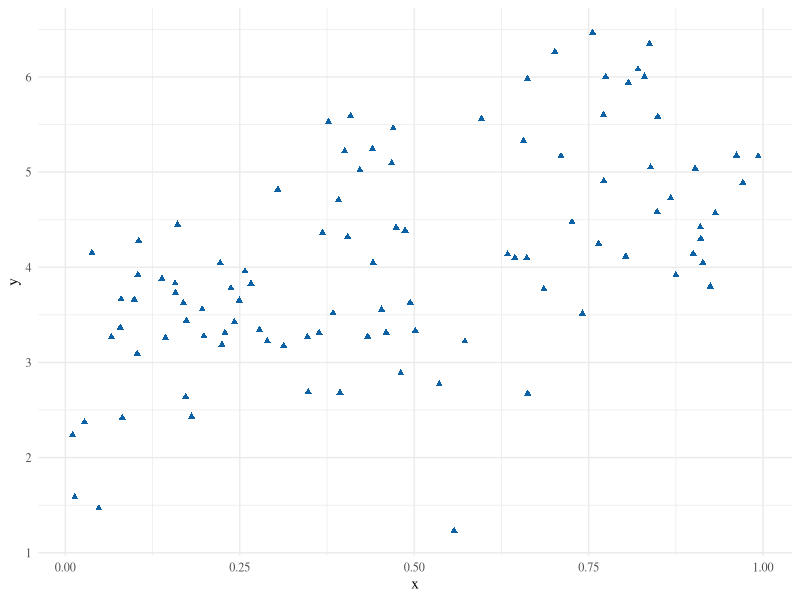
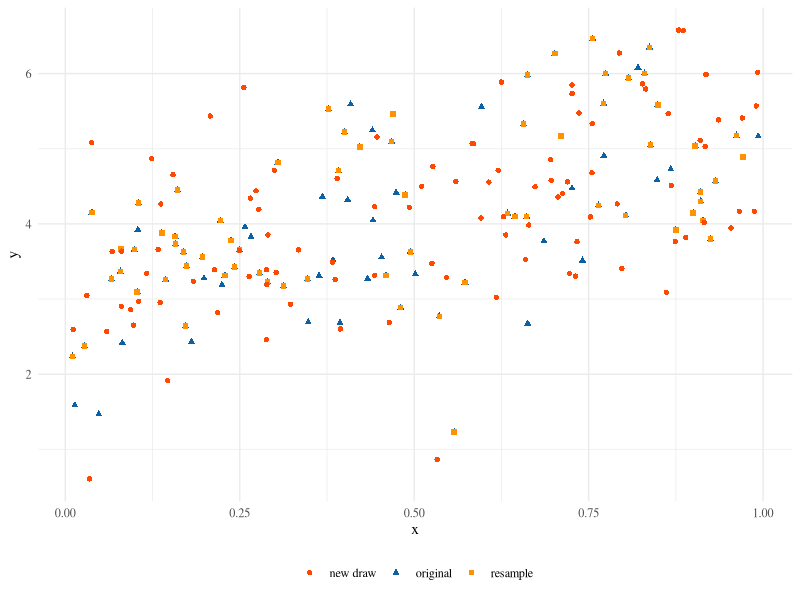
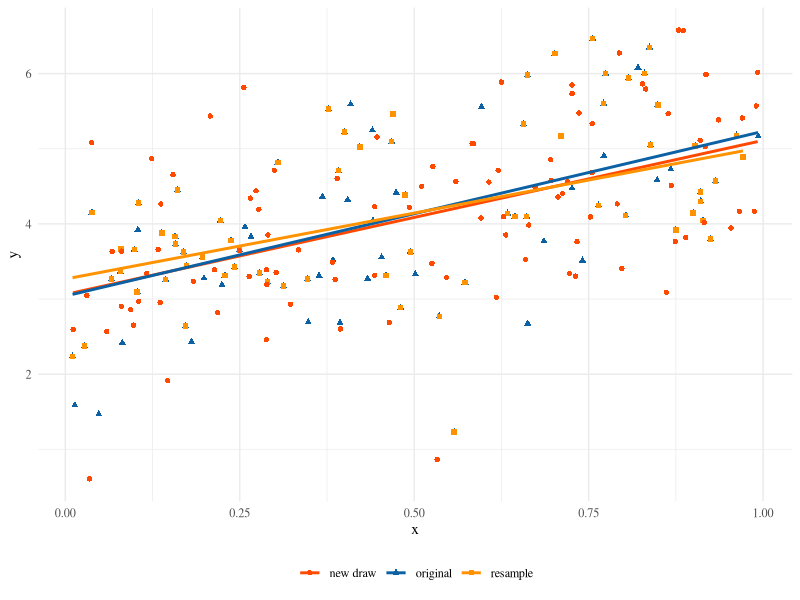
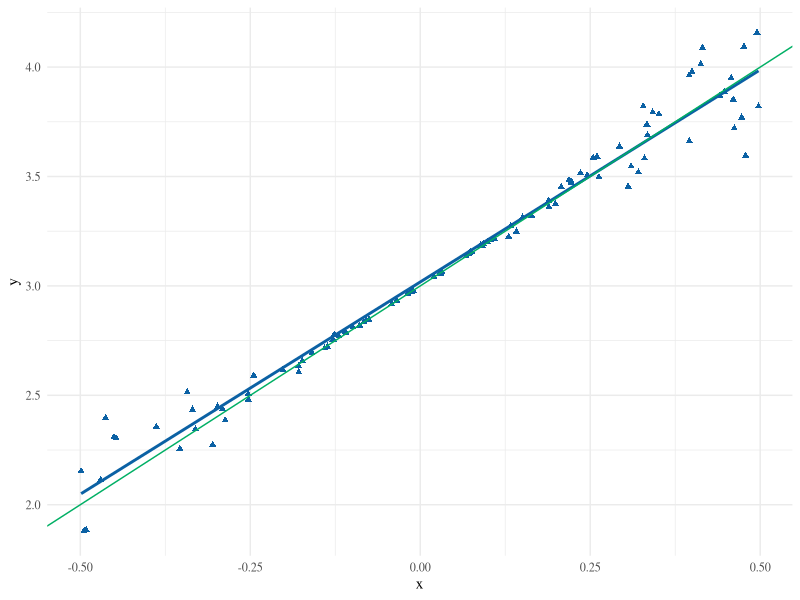
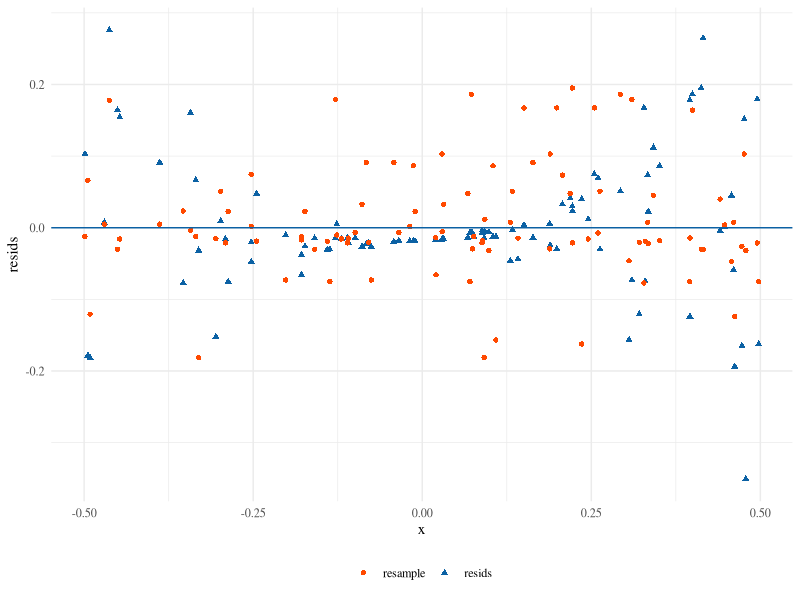
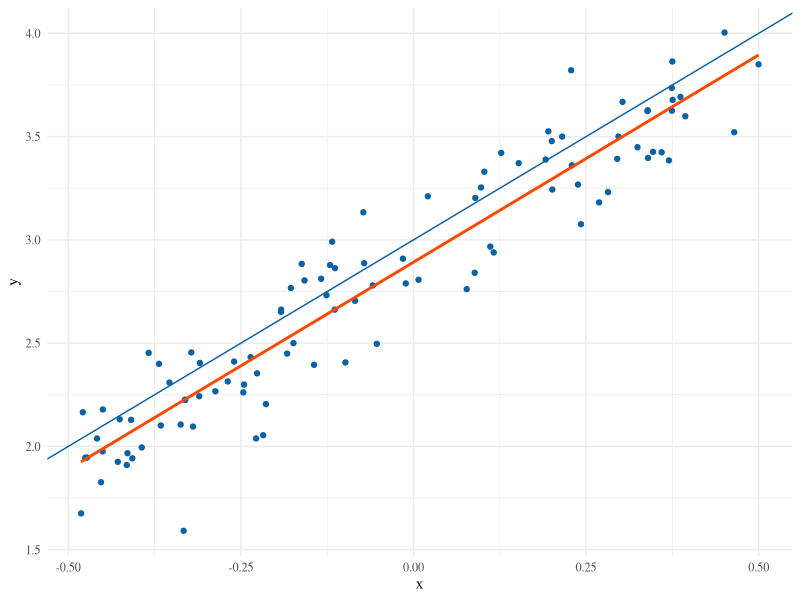
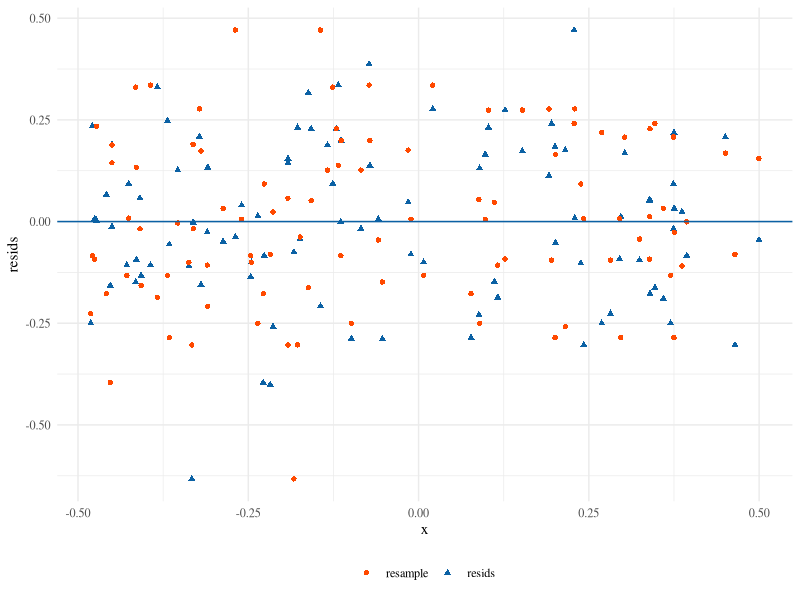
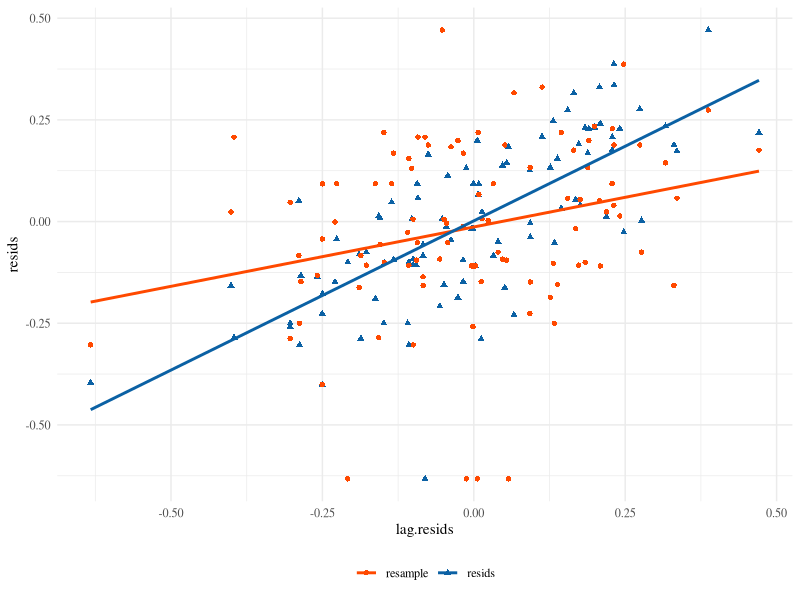

Reproduce these figures in R, in order.
## ---- chunk 1
library(tidyverse)
theme_set(theme_minimal(base_family="Times"))
green = '#00AF64'
blue = '#0B61A4'
red = '#FF4900'
orange = '#FF9200'
## ---- chunk 2
set.seed(2018-02-20)
sample(1:10, replace=TRUE, prob=1:10/10)
sample(letters[1:10], replace=TRUE, prob=1:10/10)
sample(letters[1:10], replace=TRUE)
sample(letters[1:10])
## ---- chunk 3
set.seed(2018-02-20)
n = 100; x = runif(n)
df = data.frame(x=x, y=3+2*x+rnorm(n))
ggplot(df, aes(x,y)) + geom_point(color=blue,shape=17)
## ---- chunk 4
resample <- function(df) {
  stopifnot(is.data.frame(df) | is.matrix(df))
  df[sample(1:nrow(df), replace = TRUE),]
}
df2 = resample(df)
xn = runif(n)
df3 = data.frame(x=xn, y=3+2*xn+rnorm(n))
df = rbind(df,df2,df3)
df$grp = rep(c('original','resample','new draw'), each=n)
p <- ggplot(df, aes(x,y,color=grp)) + geom_point(aes(shape=grp)) +
  scale_color_manual(values=c(red,blue,orange)) +
  theme(legend.title = element_blank(),legend.position = 'bottom')
p
## ---- chunk 5
p + geom_smooth(method='lm', se = FALSE)
## ---- chunk 6
x = runif(n) - 0.5; y = 3+2*x + rnorm(n)*x^2
dfHetero = data.frame(x=x, y=y)
ggplot(dfHetero, aes(x,y)) + geom_point(color=blue,shape=17) +
  geom_smooth(method='lm', se=FALSE,color=blue) + 
  geom_abline(intercept = 3, slope=2, color=green)
## ---- chunk 7
heteromod = lm(y~x,data=dfHetero)
dfHetero$resids = residuals(heteromod)
dfHetero$resample = sample(residuals(heteromod), replace = TRUE)
dfHetero %>% gather(key='type', value='resids',-c(y,x)) %>% 
  ggplot(aes(x,resids,color=type,shape=type)) + geom_point() + 
  scale_color_manual(values=c(red,blue)) +
  theme(legend.title = element_blank(),legend.position = 'bottom') +
  geom_hline(yintercept=0, color=blue)
## ---- chunk 8
x = runif(n)-0.5
y = 3+2*x + c(arima.sim(list(ar=.8), n, rand.gen = function(n) 0.1* rt(n, df=5)))
dfTS = data.frame(x=x, y=y)
ggplot(dfTS, aes(x,y)) + geom_point(color=blue) + 
  geom_smooth(method='lm',se=FALSE, color=red) +
  geom_abline(intercept = 3, slope = 2, color=blue)
## ---- chunk 9
tsMod = lm(y~x, data=dfTS)
dfTS$resids = residuals(tsMod)
dfTS$resample = sample(residuals(tsMod), replace = TRUE)
dfTS %>% gather(key='type', value='resids',-c(y,x)) %>% 
  ggplot(aes(x,resids,color=type,shape=type)) + geom_point() + 
  scale_color_manual(values=c(red,blue)) +
  theme(legend.title = element_blank(),legend.position = 'bottom') +
  geom_hline(yintercept=0, color=blue)
## ---- chunk 10
lag.resids = with(dfTS, data.frame(lag.resids = resids[-n], resids = resids[-1]))
lag.resids$resample = sample(lag.resids$resids, replace = TRUE)
lag.resids %>% gather(key='type', value='resids',-lag.resids) %>% 
  ggplot(aes(lag.resids,resids,color=type,shape=type)) + geom_point() + 
  scale_color_manual(values=c(red,blue)) +
  theme(legend.title = element_blank(),legend.position = 'bottom') +
  geom_smooth(method='lm',se=FALSE)
## ---- chunk 11
sample.int(10)
## ---- chunk 12
ggplot(data.frame(x=c(0,12)), aes(x)) + 
  stat_function(fun=function(x) dchisq(x, df=4), color=blue) +
  geom_vline(xintercept = 4, color=blue) + # mean
  geom_vline(xintercept = qchisq(.5,4), color=red) # median
## ---- chunk 13
n = 50
## ---- chunk 14
set.seed(2018-02-20)
x = rchisq(n, 4)
(med = median(x))
B = 100
alpha = 0.05
bootMed <- function(x) median(sample(x, replace=TRUE))
bootDist = replicate(B, bootMed(x))
bootCI = 2* med - quantile(bootDist, probs = c(1-alpha/2, alpha/2))
ggplot(data.frame(bootDist), aes(bootDist)) + geom_density(color=blue) +
  geom_vline(xintercept = bootCI, col=blue, linetype=2) + 
  geom_vline(xintercept = med, col=blue) + 
  geom_vline(xintercept = qchisq(.5, 4), col=red) # truth
## ---- chunk 15
xbar = mean(x)
s = sd(x)
ParaBootSamp <- function(B, xbar, s){
  means = rnorm(B, mean=xbar, sd=s/sqrt(n))
  meds = qchisq(.5, means)
  return(meds)
}
ParaBootDist = ParaBootSamp(B, xbar, s)
ParaBootCI = 2* med - quantile(ParaBootDist, probs = c(1-alpha/2, alpha/2))
ggplot(data.frame(bootDist), aes(ParaBootDist)) + geom_density(color=blue) +
  geom_vline(xintercept = ParaBootCI, col=blue, linetype=2) + 
  geom_vline(xintercept = med, col=blue) + 
  geom_vline(xintercept = qchisq(.5, 4), col=red) # truth
## ---- chunk 16
bootCI[2] - bootCI[1]
## ---- chunk 17
ParaBootCI[2] - ParaBootCI[1]
## ---- chunk 18
library(MASS)
fatcats = cats
fatcats$Hwt = fitted(lm(Hwt~Bwt, data=cats)) + rt(nrow(fatcats), 3)
## ---- chunk 19
library(MASS)
ggplot(fatcats, aes(Bwt, Hwt)) + geom_point(color=blue)
## ---- chunk 20
## Running the model on the original data
cats.lm = lm(Hwt ~ 0+Bwt,data=fatcats)
summary(cats.lm)
confint(cats.lm)
## ---- chunk 21
qqnorm(residuals(cats.lm))
qqline(residuals(cats.lm))
## ---- chunk 22
resample <- function(x) {
    sample(x, replace = TRUE)
}
resample.data.frame <- function(data) {
    sample.rows <- resample(1:nrow(data))
    return(data[sample.rows, ])
}
rboot <- function(statistic, simulator, B) {
    tboots <- replicate(B, statistic(simulator()))
    if (is.null(dim(tboots))) {
        tboots <- array(tboots, dim = c(1, B))
    }
    return(tboots)
}
bootstrap <- function(tboots, summarizer, ...) {
    summaries <- apply(tboots, 1, summarizer, ...)
    return(t(summaries))
}
equitails <- function(x, alpha) {
    lower <- quantile(x, alpha/2)
    upper <- quantile(x, 1 - alpha/2)
    return(c(lower, upper))
}
bootstrap.ci <- function(statistic = NULL, simulator = NULL, tboots = NULL,
    B = if (!is.null(tboots)) {
        ncol(tboots)
    }, t.hat, level) {
    if (is.null(tboots)) {
        stopifnot(!is.null(statistic))
        stopifnot(!is.null(simulator))
        stopifnot(!is.null(B))
        tboots <- rboot(statistic, simulator, B)
    }
    alpha <- 1 - level
    intervals <- bootstrap(tboots, summarizer = equitails, alpha = alpha)
    upper <- t.hat + (t.hat - intervals[, 1])
    lower <- t.hat + (t.hat - intervals[, 2])
    CIs <- cbind(lower = lower, upper = upper)
    return(CIs)
}
## ---- chunk 23
## Simulator
resamp.resids.cats <- function(){
  resids = residuals(cats.lm)
  newResids = sample(resids, replace=TRUE) 
    # resample the residuals from the original model
  newCats = data.frame(Bwt = fatcats$Bwt, 
    Hwt=fitted(cats.lm) + newResids) # create a new dataframe 
                                     # with the original x's but new y's
  return(newCats)
}
## Estimator
fitCats <- function(newCats) coef(lm(Hwt~0+Bwt, data=newCats)) # get the coef from OLS
fitCats(fatcats) # test the above on original data, should give same coef
## ---- chunk 24
cisPara = bootstrap.ci(statistic = fitCats,
                       simulator = resamp.resids.cats,
                       B = 1000, t.hat = fitCats(fatcats),
                       level = 0.95)
## ---- chunk 25
resamp.cats <- function() resample.data.frame(fatcats)
cisNonPara = bootstrap.ci(statistic = fitCats,
                          simulator = resamp.cats,
                          B = 1000, t.hat = fitCats(fatcats),
                          level = 0.95)
  # use the prev func to 
  # bootstrap on resampled data  
cisPara
cisNonPara
